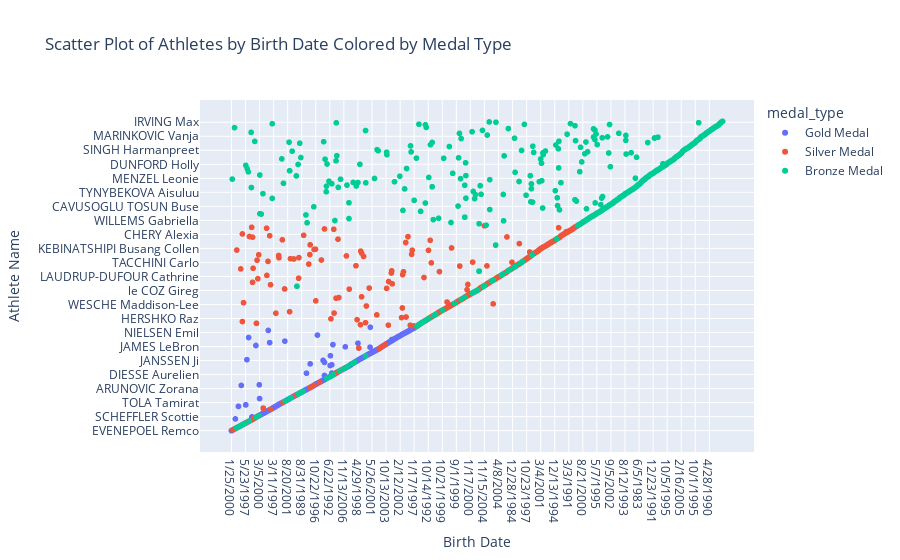

Write notebook code for a chart like this one.
### Code cell
# Scatter Plot: Birth dates of athletes colored by medal type
scatter_plot = px.scatter(df, 
                          x='birth_date', 
                          y='name', 
                          color='medal_type', 
                          title='Scatter Plot of Athletes by Birth Date Colored by Medal Type',
                          labels={'birth_date': 'Birth Date', 'name': 'Athlete Name'})
scatter_plot.show()

### Figure 1 — Plotly figure (JSON) as saved in the notebook; plotly's stock layout.template omitted (floating-point values rounded to 4 significant figures; data arrays with more than 128 entries replaced by an {"elided": "..."} marker saying what was removed)
{"data": [{"hovertemplate": "medal_type=Gold Medal<br>Birth Date=%{x}<br>Athlete Name=%{y}<extra></extra>", "legendgroup": "Gold Medal", "marker": {"color": "#636efa", "symbol": "circle"}, "mode": "markers", "name": "Gold Medal", "showlegend": true, "type": "scattergl", "x": {"elided": "752 str values"}, "xaxis": "x", "y": {"elided": "752 str values"}, "yaxis": "y"}, {"hovertemplate": "medal_type=Silver Medal<br>Birth Date=%{x}<br>Athlete Name=%{y}<extra></extra>", "legendgroup": "Silver Medal", "marker": {"color": "#EF553B", "symbol": "circle"}, "mode": "markers", "name": "Silver Medal", "showlegend": true, "type": "scattergl", "x": {"elided": "756 str values"}, "xaxis": "x", "y": {"elided": "756 str values"}, "yaxis": "y"}, {"hovertemplate": "medal_type=Bronze Medal<br>Birth Date=%{x}<br>Athlete Name=%{y}<extra></extra>", "legendgroup": "Bronze Medal", "marker": {"color": "#00cc96", "symbol": "circle"}, "mode": "markers", "name": "Bronze Medal", "showlegend": true, "type": "scattergl", "x": {"elided": "807 str values"}, "xaxis": "x", "y": {"elided": "807 str values"}, "yaxis": "y"}], "layout": {"autosize": true, "legend": {"title": {"text": "medal_type"}, "tracegroupgap": 0}, "title": {"text": "Scatter Plot of Athletes by Birth Date Colored by Medal Type"}, "xaxis": {"anchor": "y", "autorange": true, "domain": [0, 1], "range": [-107.7, 1855.0], "title": {"text": "Birth Date"}, "type": "category"}, "yaxis": {"anchor": "x", "autorange": true, "domain": [0, 1], "range": [-184.0, 2236.0], "title": {"text": "Athlete Name"}, "type": "category"}}}
